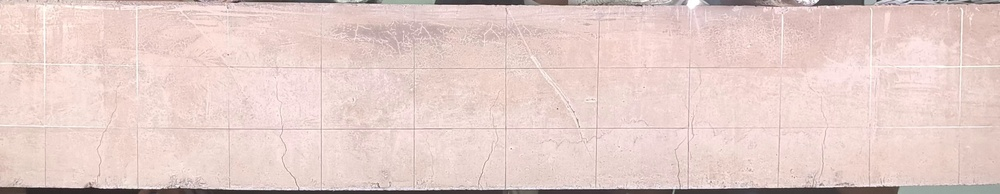
#> input picture code/images/frame_0015.jpg, 1000 x 194 px, shrunk from 3840 x 745 before the run, found by its file name
$ python hough_line_transform.py
#> lines starting #> are read from the running program, lines starting #| are printed output that depends on the picture; after the words box and inside, x2 and y2 are one past the last pixel; in counts of white or black regions, pixels touching at a corner belong together
import cv2
import numpy as np

def detect_grid_lines(image, edges,
                      rho=1, theta=np.pi / 180,
                      threshold=80,
                      min_line_length=80,
                      max_line_gap=5):
    """
    Detects straight lines using Probabilistic Hough Transform.

    Parameters:
        image (np.array): Original RGB image to draw lines on.
        edges (np.array): Edge-detected binary image (from Canny).
        rho (float): Distance resolution in pixels.
        theta (float): Angle resolution in radians.
        threshold (int): Minimum number of intersections in Hough accumulator.
        min_line_length (int): Minimum length of line to be detected.
        max_line_gap (int): Maximum allowed gap between line segments.

    Returns:
        grid_line_img (np.array): Image with detected lines drawn.
        line_list (list): List of line coordinates [(x1, y1, x2, y2), ...]
    """
    lines = cv2.HoughLinesP(edges, rho, theta, threshold,
                            minLineLength=min_line_length,
                            maxLineGap=max_line_gap)

    grid_line_img = image.copy()
    line_list = []

    if lines is not None:
        for line in lines:
            x1, y1, x2, y2 = line[0]
            cv2.line(grid_line_img, (x1, y1), (x2, y2), (0, 0, 255), 2)
            line_list.append((x1, y1, x2, y2))

    return grid_line_img, line_list


# Load and preprocess image
image = cv2.imread('../imgaes/frame_0015.jpg')
#> image is the input picture: shape (194, 1000, 3); mean B, G, R 201.5, 206.3, 229.6
gray = cv2.cvtColor(image, cv2.COLOR_BGR2GRAY)
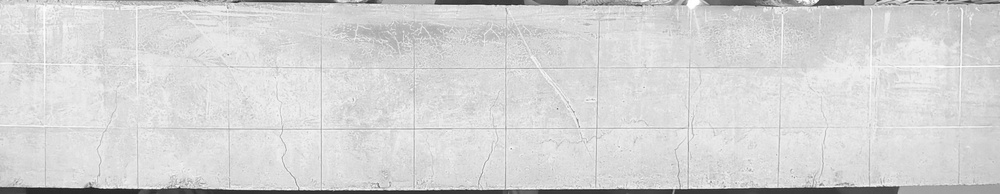
#> gray: shape (194, 1000); min 29, max 255, mean 212.8
edges = cv2.Canny(cv2.GaussianBlur(gray, (5, 5), 0), 50, 150)
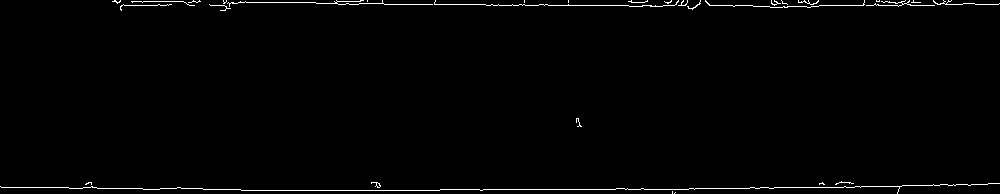
#> edges: shape (194, 1000); 1.2% white in thin lines or dots

# Call the Hough line function
grid_img, lines = detect_grid_lines(image, edges, threshold=80)
#> in detect_grid_lines, `lines = cv2.HoughLinesP(edges, rho, theta, threshold, minLineLength=mi..`: lines = [[819, 5, 901, 5], [440, 189, 615, 189], [384, 4, 498, 4], [241, 190, 439, 190], [798, 187, 901, 186], [224, 2, 315, 2], [486, 5, 628, 5]]
#> the loop in detect_grid_lines, `for line in lines:` made 7 passes
#> after the loop in detect_grid_lines, `for line in lines:`:
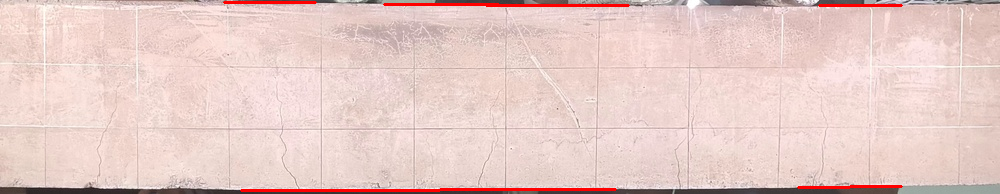
#> grid_line_img: shape (194, 1000, 3); 1.4% of pixels changed, all inside (x1, y1, x2, y2) = (223, 1, 903, 192)
#> after the loop in detect_grid_lines, `for line in lines:`: line_list = [(819, 5, 901, 5), (440, 189, 615, 189), (384, 4, 498, 4), (241, 190, 439, 190), (798, 187, 901, 186), (224, 2, 315, 2), (486, 5, 628, 5)]
#> lines has the same summary as line_list in detect_grid_lines

# Save output image
cv2.imwrite('../results/detected_grid_lines.jpg', grid_img)

# Optional: print line coordinates
print("Detected lines:", lines)
#| Detected lines: [(819, 5, 901, 5), (440, 189, 615, 189), (384, 4, 498, 4), (241, 190, 439, 190), (798, 187, 901, 186), (224, 2, 315, 2), (486, 5, 628, 5)]

$ run again, with code/images/frame_0000.jpg copied over code/images/frame_0015.jpg
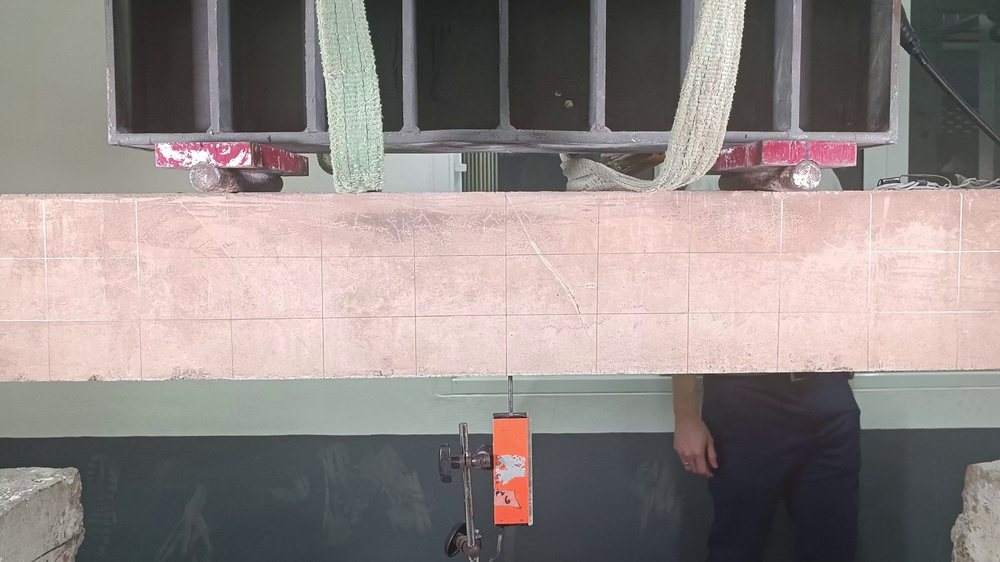
#> input picture code/images/frame_0000.jpg, 1000 x 562 px, shrunk from 3840 x 2160 before the run, found by its file name
#> image is the input picture: shape (562, 1000, 3); mean B, G, R 133.5, 135.8, 144.6
#> `edges = cv2.Canny(cv2.GaussianBlur(gray, (5, 5), 0), 50, 150)`:
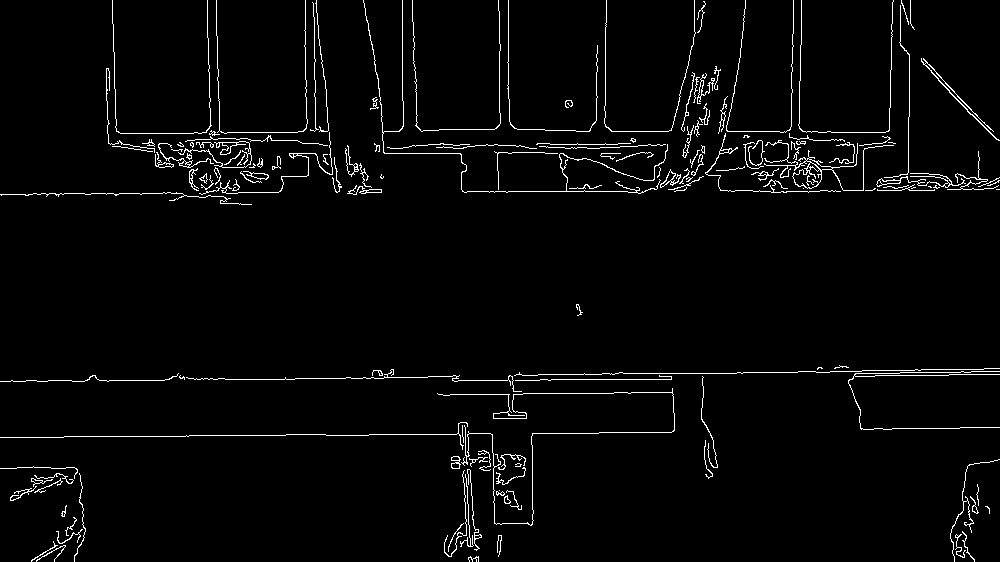
#> edges: shape (562, 1000); 2.8% white in thin lines or dots
#> in detect_grid_lines, `lines = cv2.HoughLinesP(edges, rho, theta, threshold, minLineLength=mi..`: lines = 15 rows, first 6: [550, 374, 663, 373], [540, 379, 671, 379], [462, 191, 627, 191], [683, 373, 815, 371], [452, 380, 539, 380], [194, 132, 297, 132]
#> the loop in detect_grid_lines, `for line in lines:` made 15 passes
#> after the loop in detect_grid_lines, `for line in lines:`:
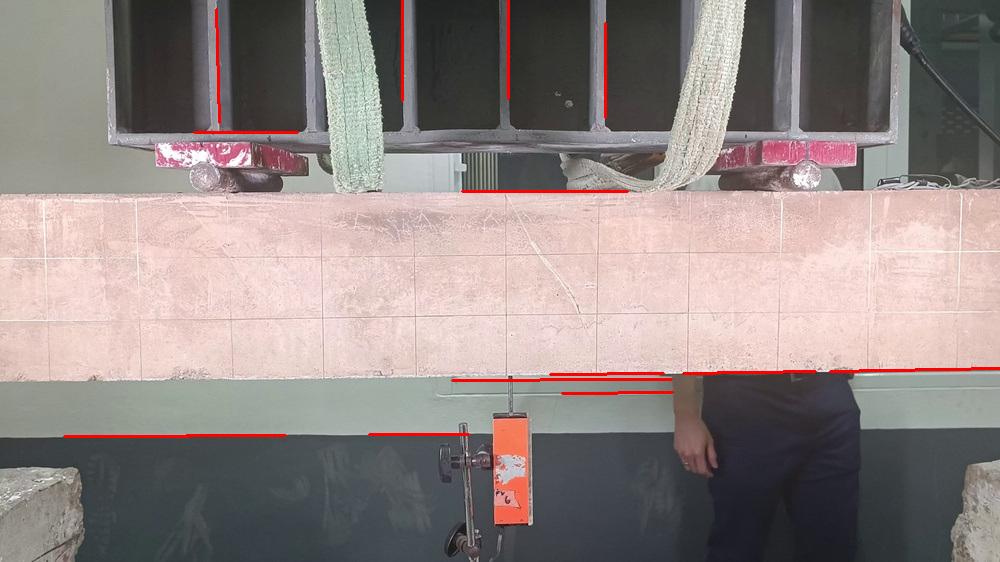
#> grid_line_img: shape (562, 1000, 3); 0.94% of pixels changed, all inside (x1, y1, x2, y2) = (63, 0, 1000, 438)
#> after the loop in detect_grid_lines, `for line in lines:`: line_list = 15 items, first 6: (550, 374, 663, 373), (540, 379, 671, 379), (462, 191, 627, 191), (683, 373, 815, 371), (452, 380, 539, 380), (194, 132, 297, 132)
#> `grid_img, lines = detect_grid_lines(image, edges, threshold=80)`: lines has the same summary as line_list in detect_grid_lines
#> (printed output is left out)

$ run again, with code/images/frame_0013.jpg copied over code/images/frame_0015.jpg
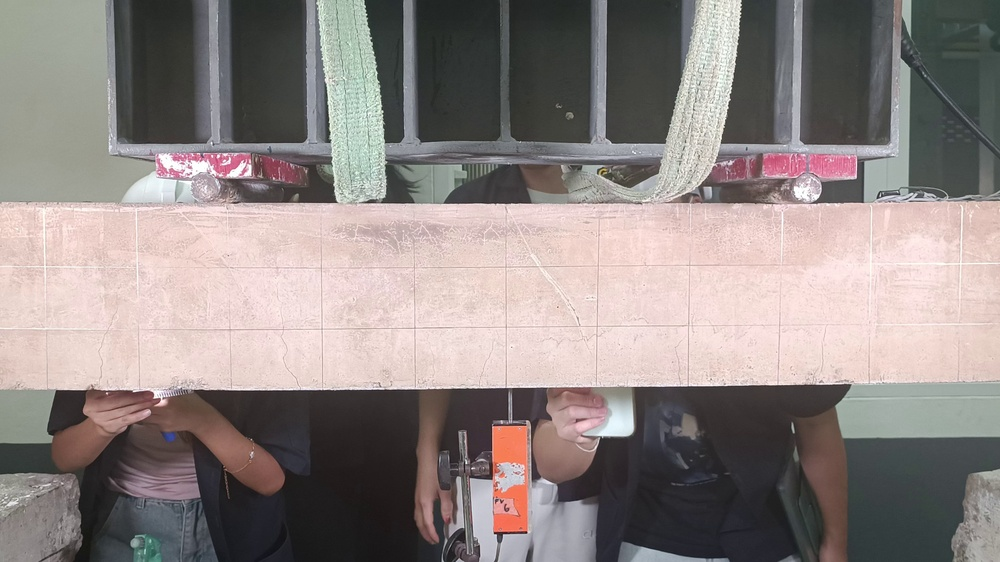
#> input picture code/images/frame_0013.jpg, 1000 x 562 px, shrunk from 3840 x 2160 before the run, found by its file name
#> image is the input picture: shape (562, 1000, 3); mean B, G, R 131.4, 133.8, 143.1
#> `edges = cv2.Canny(cv2.GaussianBlur(gray, (5, 5), 0), 50, 150)`:
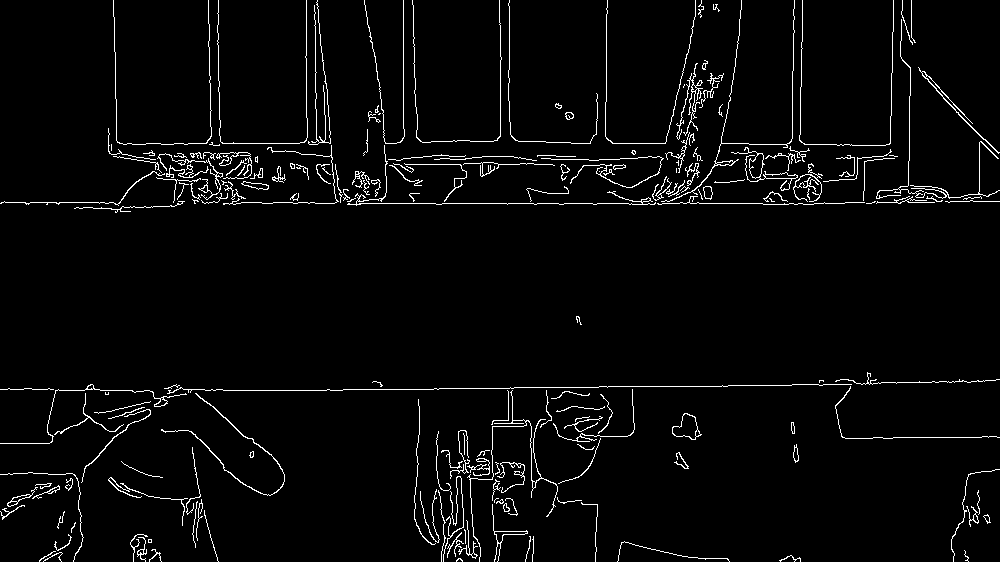
#> edges: shape (562, 1000); 3.2% white in thin lines or dots
#> in detect_grid_lines, `lines = cv2.HoughLinesP(edges, rho, theta, threshold, minLineLength=mi..`: lines = [[642, 203, 762, 203], [1, 202, 120, 202], [856, 383, 995, 380], [223, 390, 342, 390], [442, 203, 631, 203], [343, 389, 438, 389], [893, 437, 981, 437], [403, 128, 403, 0], [500, 136, 500, 23], [306, 117, 306, 0], [114, 17, 116, 140], [318, 20, 328, 109]]
#> the loop in detect_grid_lines, `for line in lines:` made 12 passes
#> after the loop in detect_grid_lines, `for line in lines:`:
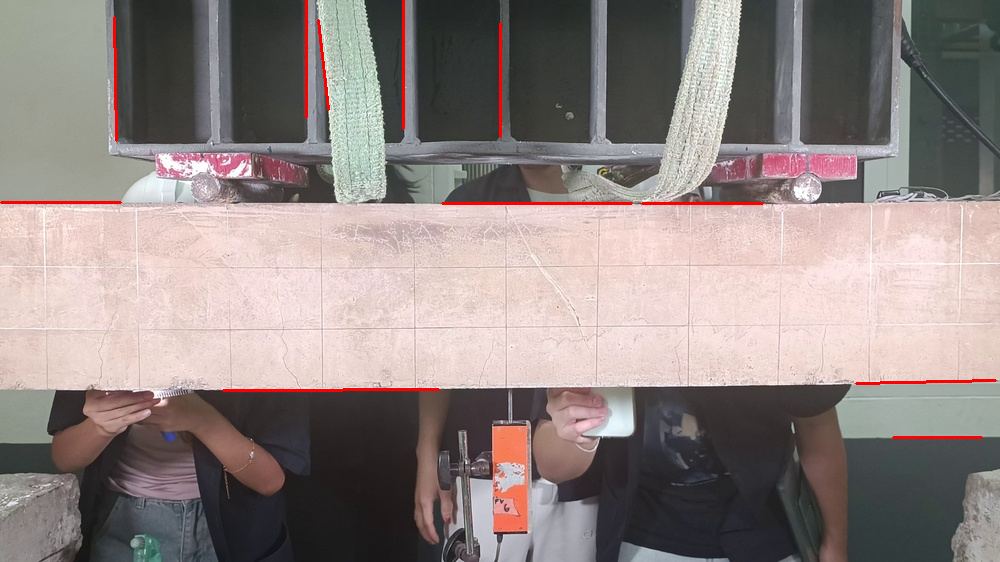
#> grid_line_img: shape (562, 1000, 3); 0.78% of pixels changed, all inside (x1, y1, x2, y2) = (0, 0, 997, 439)
#> after the loop in detect_grid_lines, `for line in lines:`: line_list = [(642, 203, 762, 203), (1, 202, 120, 202), (856, 383, 995, 380), (223, 390, 342, 390), (442, 203, 631, 203), (343, 389, 438, 389), (893, 437, 981, 437), (403, 128, 403, 0), (500, 136, 500, 23), (306, 117, 306, 0), (114, 17, 116, 140), (318, 20, 328, 109)]
#> `grid_img, lines = detect_grid_lines(image, edges, threshold=80)`: lines has the same summary as line_list in detect_grid_lines
#> (printed output is left out)
